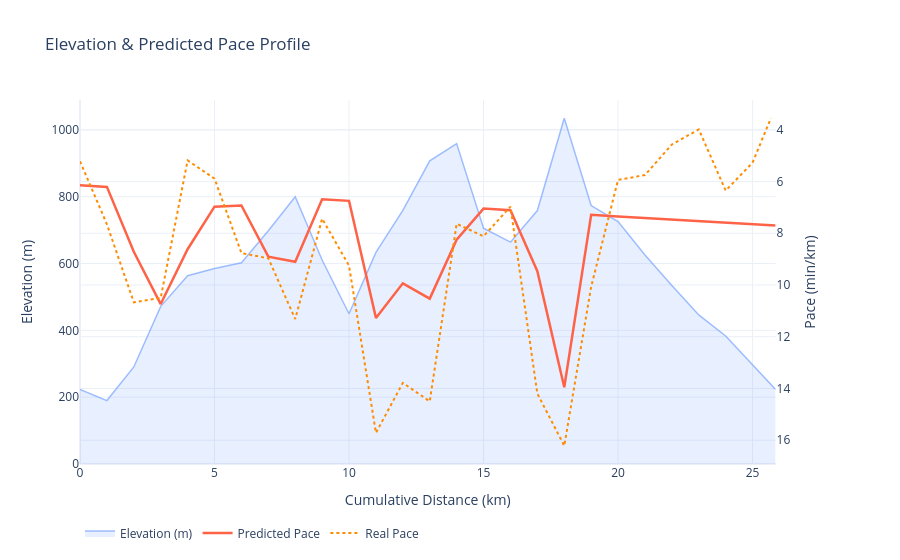

The code cell stored with this chart in its notebook:
### Code cell
import plotly.graph_objects as go
import plotly.express as px
from plotly.subplots import make_subplots

fig = make_subplots(specs=[[{"secondary_y": True}]])

fig.add_trace(
    go.Scatter(
        x=splits["distance_km"], y=splits["elevation_m"],
        fill="tozeroy", fillcolor="rgba(100,150,255,0.15)",
        line=dict(color="rgba(100,150,255,0.6)", width=1.5),
        name="Elevation (m)",
        hovertemplate="%{y:.0f} m<extra></extra>",
    ),
    secondary_y=False,
)

splits["pace_fmt"]    = splits["predicted_pace"].apply(conv.min_to_chrono)

fig.add_trace(
    go.Scatter(
        x=splits["distance_km"], y=splits["predicted_pace"],
        line=dict(color="tomato", width=2.5),
        name="Predicted Pace",
        customdata=splits["pace_fmt"],
        hovertemplate="%{customdata} min/km<extra></extra>",
    ),
    secondary_y=True,
)
fig.add_trace(
    go.Scatter(
        x=df_temps_pierre["cum_dist"]-1, y=df_temps_pierre["pace"],
        line=dict(color="darkorange", width=2, dash="dot"),
        name="Real Pace",
        # customdata=df_temps_pierre["fatigue_fmt"],
        # hovertemplate="%{customdata} min/km<extra></extra>",
    ),
    secondary_y=True,
)

fig.update_layout(
    title="Elevation & Predicted Pace Profile",
    xaxis_title="Cumulative Distance (km)",
    hovermode="x unified",
    template="plotly_white",
    legend=dict(orientation="h", y=-0.15),
)
fig.update_yaxes(title_text="Elevation (m)",    secondary_y=False)
fig.update_yaxes(title_text="Pace (min/km)",    secondary_y=True,  autorange="reversed")

fig.show()
# fig.write_html("data/chart_elevation_pace.html", include_plotlyjs="cdn", full_html=False)
# print("✅ Embeddable div saved → data/chart_elevation_pace.html")

### Figure 1 — Plotly figure (JSON) as saved in the notebook; plotly's stock layout.template omitted (floating-point values rounded to 4 significant figures)
{"data": [{"fill": "tozeroy", "fillcolor": "rgba(100,150,255,0.15)", "hovertemplate": "%{y:.0f} m<extra></extra>", "line": {"color": "rgba(100,150,255,0.6)", "width": 1.5}, "name": "Elevation (m)", "type": "scatter", "x": [0.0, 1.0, 2.0, 3.0, 4.0, 5.0, 6.0, 7.0, 8.0, 9.0, 10.0, 11.0, 12.0, 13.0, 14.0, 15.0, 16.0, 17.0, 18.0, 19.0, 20.0, 21.0, 22.0, 23.0, 24.0, 25.0, 25.86], "xaxis": "x", "y": [223.2, 189.8, 290.5, 471.7, 563.4, 584.9, 602.1, 698.1, 799.7, 610.5, 449.7, 633.2, 759.3, 907.2, 959.0, 705.5, 664.0, 758.5, 1035.0, 773.5, 725.5, 625.3, 533.9, 446.2, 383.3, 296.5, 223.0], "yaxis": "y"}, {"customdata": ["6:09", "6:12", "8:43", "10:44", "8:37", "6:58", "6:55", "8:54", "9:06", "6:41", "6:45", "11:16", "9:56", "10:32", "8:15", "7:03", "7:06", "9:28", "13:57", "7:17", "7:21", "7:24", "7:28", "7:32", "7:35", "7:39", "7:42"], "hovertemplate": "%{customdata} min/km<extra></extra>", "line": {"color": "tomato", "width": 2.5}, "name": "Predicted Pace", "type": "scatter", "x": [0.0, 1.0, 2.0, 3.0, 4.0, 5.0, 6.0, 7.0, 8.0, 9.0, 10.0, 11.0, 12.0, 13.0, 14.0, 15.0, 16.0, 17.0, 18.0, 19.0, 20.0, 21.0, 22.0, 23.0, 24.0, 25.0, 25.86], "xaxis": "x", "y": [6.146, 6.206, 8.717, 10.74, 8.616, 6.971, 6.925, 8.901, 9.1, 6.686, 6.746, 11.27, 9.936, 10.53, 8.245, 7.046, 7.106, 9.464, 13.95, 7.286, 7.346, 7.406, 7.466, 7.526, 7.586, 7.646, 7.697], "yaxis": "y2"}, {"line": {"color": "darkorange", "dash": "dot", "width": 2}, "name": "Real Pace", "type": "scatter", "x": [0.0, 1.0, 2.0, 3.0, 4.0, 5.0, 6.0, 7.0, 8.0, 9.0, 10.0, 11.0, 12.0, 13.0, 14.0, 15.0, 16.0, 17.0, 18.0, 19.0, 20.0, 21.0, 22.0, 23.0, 24.0, 25.0, 25.68], "xaxis": "x", "y": [5.217, 7.65, 10.67, 10.5, 5.183, 5.883, 8.767, 8.967, 11.32, 7.433, 9.25, 15.72, 13.78, 14.5, 7.633, 8.117, 6.967, 14.2, 16.22, 10.07, 5.933, 5.75, 4.567, 3.983, 6.35, 5.267, 3.55], "yaxis": "y2"}], "layout": {"hovermode": "x unified", "legend": {"orientation": "h", "y": -0.15}, "title": {"text": "Elevation & Predicted Pace Profile"}, "xaxis": {"anchor": "y", "domain": [0, 0.94], "title": {"text": "Cumulative Distance (km)"}}, "yaxis": {"anchor": "x", "domain": [0, 1], "title": {"text": "Elevation (m)"}}, "yaxis2": {"anchor": "x", "autorange": "reversed", "overlaying": "y", "side": "right", "title": {"text": "Pace (min/km)"}}}}
